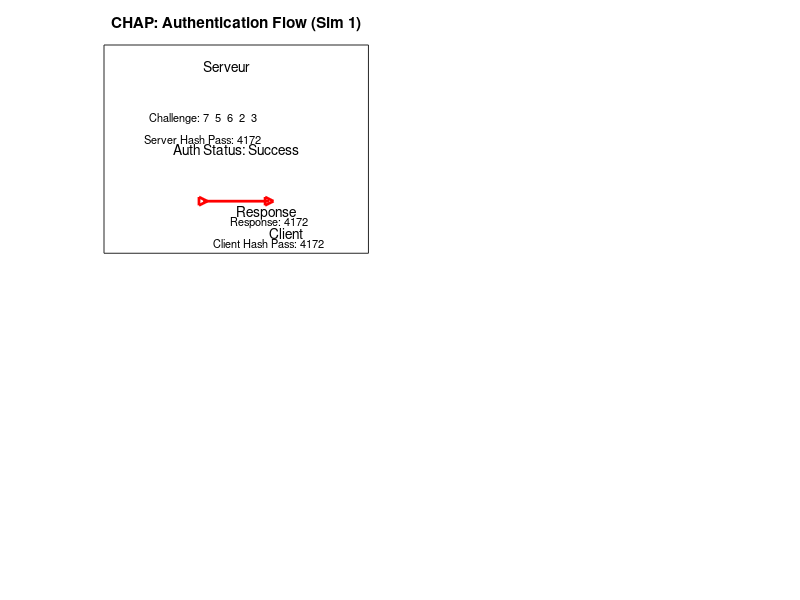

This chart was generated by the following MATLAB code: (Note: this script raises an error after producing the figure.)
function ppp_simul()

    % 1. Configuration dynamique
    config = configure_simulation();
    
    % On sauvegarde le mot de passe initial pour faire la comparaison plus tard
    initial_password = config.password;

    % Boucle de simulation
     figure(1); % Create a main figure
     set(gcf, 'Position', [100, 100, 1200, 800]); % Adjust figure size and position

    for sim_num = 1:config.num_simulations
        fprintf('\n--- Simulation %d ---\n', sim_num);
        
        % 2. Initialisation des variables
        link.MTU = config.link.MTU;
        link.status = 'established';
        
        % 3. Authentification (CHAP)
        [auth_success, challenge, auth_response] = authenticate(config.username, config.password, config.challenge_length, @simple_hash, initial_password);
        if auth_success
            disp('CHAP: Authentification réussie');
            auth_status = 'Success';
        else
            disp('CHAP: Authentification échouée');
            auth_status = 'Failed';
            % --- Visualisation CHAP ---
            visualize_chap(auth_status, challenge, auth_response, sim_num, initial_password, config.password, 1);
            % -------------------------
            continue;  % Passe à la prochaine simulation si l'authentification échoue
        end
        
         % --- Visualisation CHAP ---
            visualize_chap(auth_status, challenge, auth_response, sim_num, initial_password, config.password, 1);
           % -------------------------
        
        % 4. Création de la trame
        frame = encapsulate_data(config.data, config.header, config.footer);

         % --- Visualisation PPP Frame ---
        visualize_frame(frame, sim_num, 2);
        % -------------------------

        % 5. Transmission avec bruit et ARQ
        [transmission_result, received_signals] = transmit_data(frame, config.noise_level, config.max_retries, config.force_no_error);
        if transmission_result
           disp('Transmission réussie');
            tries = 1:length(received_signals);
        else
            disp('Échec après plusieurs tentatives de transmission.');
            tries = 1:length(received_signals);
        end

         % --- Visualisation Transmission avec Bruit ---
           visualize_transmission(frame, received_signals, tries, sim_num, 3);
          % -------------------------
        % 6. Protocole de réseau (NCP)
        select_network_protocol(config.protocol);

        % 7. Control de flux
        simulate_sliding_window(frame.data, config.window_size, sim_num); % Call simulate_sliding_window without the subplot index.
    end
end

% --- 1. Configuration de la simulation ---
function config = configure_simulation()
    disp('--- Configuration de la simulation ---');
    config.link.MTU = input('Entrez la MTU (par defaut 1500) : ');
    if isempty(config.link.MTU)
        config.link.MTU = 1500;
    end
    
    config.username = input('Nom d''utilisateur (par defaut client): ', 's');
    if isempty(config.username)
       config.username = 'client';
    end
    
    config.password = input('Mot de passe (par defaut securepassword): ', 's');
    if isempty(config.password)
       config.password = 'securepassword';
    end
    
    config.challenge_length = input('Longueur du challenge (par defaut 5): ');
     if isempty(config.challenge_length)
       config.challenge_length = 5;
     end
    
    config.data = input('Données à transmettre (par defaut "Hello, this is a PPP simulation!"): ', 's');
    if isempty(config.data)
        config.data = 'Hello, this is a PPP simulation!';
    end
    
    config.header = input('En-tête (par defaut "Header info"): ', 's');
    if isempty(config.header)
       config.header = 'Header info';
    end
    
    config.footer = input('Pied de page (par defaut "Footer info"): ', 's');
    if isempty(config.footer)
        config.footer = 'Footer info';
    end

    config.noise_level = input('Niveau de bruit (par defaut 0.01) : ');
    if isempty(config.noise_level)
        config.noise_level = 0.01;
    elseif config.noise_level < 0
        error('Noise level must be non-negative.');
    end
    
    config.max_retries = input('Nombre de retransmissions (par defaut 3) : ');
    if isempty(config.max_retries)
        config.max_retries = 3;
    elseif config.max_retries < 0
       error('Max retries must be non-negative.');
    end

    config.protocol = input('Protocole réseau (par defaut "IPv4"): ', 's');
     if isempty(config.protocol)
        config.protocol = 'IPv4';
    end
    
    config.window_size = input('Taille de la fenêtre (par defaut 4) : ');
    if isempty(config.window_size)
        config.window_size = 4;
    elseif config.window_size < 1
       error('Window size must be greater than 0.');
    end
    
    config.num_simulations = input('Nombre de simulations à exécuter (par defaut 1) : ');
    if isempty(config.num_simulations)
        config.num_simulations = 1;
    elseif config.num_simulations < 1
      error('Number of simulations must be greater than 0.');
    end
    
    config.force_no_error = input('Forcer la transmission sans erreur ? (1 pour oui, 0 pour non; par defaut 0) : ');
     if isempty(config.force_no_error)
        config.force_no_error = 0;
     end

end

% --- 2. Authentification (CHAP) ---
function [success, challenge, response] = authenticate(username, password, challenge_length, hash_function, initial_password)
    challenge = randi([0, 9], 1, challenge_length); % Challenge aléatoire
    disp(['Challenge envoyé : ', num2str(challenge)]);

    response = num2str(hash_function([password, num2str(challenge)])); % Utiliser simple_hash
    disp(['Réponse envoyée : ', response]);

    expected_response = num2str(hash_function([initial_password, num2str(challenge)])); %Utiliser le mot de passe initial pour verifier le hash du serveur
    success = strcmp(response, expected_response);
end


% --- 3. Encapsulation des données ---
function frame = encapsulate_data(data, header, footer)
    frame.start_flag = '01111110';
    frame.header = header;
    frame.data = char(data);  % Store data as a char array
    frame.crc = crc32(frame.data);
    frame.footer = footer;
    frame.end_flag = '01111110';
    disp('Trame PPP créée :');
    disp(frame);
end


% --- 4. Transmission avec bruit et ARQ ---
function [success, received_signals] = transmit_data(frame, noise_level, max_retries, force_no_error)
    retry_count = 0;
    received_signals = {}; % tableau contenant les signaux reçus
    
    data_as_double = double(frame.data);
    if force_no_error
        transmitted_signal = data_as_double; % Pas de bruit si force_no_error == 1
    else
       transmitted_signal = data_as_double + randn(1, length(data_as_double)) * noise_level;
    end
     received_signals{end+1} = transmitted_signal;
    while retry_count < max_retries
        received_crc = crc32(char(transmitted_signal));
        if received_crc == frame.crc
           success= true;
           return;
        else
            disp('Erreur détectée dans la transmission, nouvelle tentative...');
            retry_count = retry_count + 1;
             if force_no_error
                transmitted_signal = data_as_double;  % Pas de bruit si force_no_error == 1
            else
                transmitted_signal = data_as_double + randn(1, length(data_as_double)) * noise_level; % Retransmission avec bruit
            end
           received_signals{end+1} = transmitted_signal;
        end
    end
     success = false;
end

% --- 5. Sélection du protocole réseau (NCP) ---
function select_network_protocol(protocol)
    ncp.protocol_type = protocol;
    ncp.data = ['Packet data for ' protocol];
    disp(['Protocole sélectionné : ', ncp.protocol_type]);
    disp('Données encapsulées dans PPP');
end

% --- 6. Contrôle de flux avec fenêtre glissante ---
function simulate_sliding_window(data, window_size, sim_num)
    buffer = {};
    for i = 1:window_size
        buffer{i} = data;
    end
    disp('Fenêtre glissante activée, envoi des trames :');
    disp(buffer);
     % No visualization call for sliding window here
end

% --- Fonction simple de hachage ---
function hash_value = simple_hash(input)
    input = double(input);
    hash_value = mod(sum(input .* (1:length(input))), 1e9);
end
% --- Visualisation CHAP ---
function visualize_chap(auth_status, challenge, response, sim_num, initial_password, input_password, subplot_index)
    subplot(2, 2, subplot_index);
    cla;
     % Challenge arrow (Green)
    plot([1, 2], [1, 1], '->', 'LineWidth', 2, 'Color', 'b');
    text(1.5, 1.1, 'Challenge');
     % Response arrow (Red)
    plot([2, 1], [0, 0], '->', 'LineWidth', 2, 'Color', 'r');
    text(1.5, -0.1, 'Response');
    text(1, 1.3, 'Serveur');
    text(2, -0.3, 'Client');
    text(1.5, 0.5, ['Auth Status: ' auth_status], 'HorizontalAlignment', 'center');
    
     text(1, 0.8, ['Challenge: ' num2str(challenge)],'HorizontalAlignment', 'center', 'FontSize', 8);
    text(2, -0.2, ['Response: ' response], 'HorizontalAlignment', 'center', 'FontSize', 8);
     text(1, 0.6, ['Server Hash Pass: ' num2str(simple_hash([initial_password, num2str(challenge)]))], 'HorizontalAlignment', 'center', 'FontSize', 8);
     text(2, -0.4, ['Client Hash Pass: ' num2str(simple_hash([input_password, num2str(challenge)]))], 'HorizontalAlignment', 'center', 'FontSize', 8);

    axis([-0.5, 3.5, -0.5, 1.5]);
    title(['CHAP: Authentication Flow (Sim ', num2str(sim_num),')']);
    set(gca, 'XTick', [], 'YTick', []);
    drawnow; % Mettre à jour le graphique
end
% --- Visualisation Transmission avec Bruit ---
function visualize_transmission(frame, received_signals, tries, sim_num, subplot_index)
     subplot(2, 2, subplot_index);
     cla;
      data_length = min(20, length(frame.data)); % Display only 20 samples of data for clarity
     original_signal = double(frame.data(1:data_length)); % Using a small portion of data
     plot(original_signal, 'b-', 'LineWidth', 1.5, 'DisplayName', 'Original Data');
     hold on;
     
      cmap = colormap(parula(length(received_signals)));  % Get a colormap
    for i = 1:length(received_signals)
        noisy_signal = received_signals{i};
        plot(noisy_signal(1:data_length), 'Color', cmap(i,:), 'LineStyle', '--', 'LineWidth', 1, 'DisplayName', ['Transmission Attempt ' num2str(tries(i))]);
    end
    xlabel('Sample Index');
    ylabel('Signal Value');
    title(['Data Transmission with Noise (Sim ', num2str(sim_num),')']);
    legend('show');
    hold off;
   drawnow;
end

% --- Visualisation PPP Frame ---
function visualize_frame(frame, sim_num, subplot_index)
    subplot(2, 2, subplot_index);
    cla;
    % Create a string representation of the frame
    frame_str = ['Start Flag: ', frame.start_flag, char(10),...
                 'Header: ', frame.header, char(10),...
                 'Data: ', frame.data, char(10),...
                 'CRC: ', num2str(frame.crc), char(10),...
                 'Footer: ', frame.footer, char(10),...
                 'End Flag: ', frame.end_flag];
    % Display the frame as text
    text(0.1, 0.9, frame_str, 'FontSize', 10, 'VerticalAlignment', 'top', 'HorizontalAlignment', 'left');
    title(['PPP Frame Structure (Sim ', num2str(sim_num),')']);
     axis([0, 1, 0, 1]);
     set(gca, 'XTick', [], 'YTick', []);
    drawnow;
end
% --- Exécution de la simulation ---
ppp_simul();